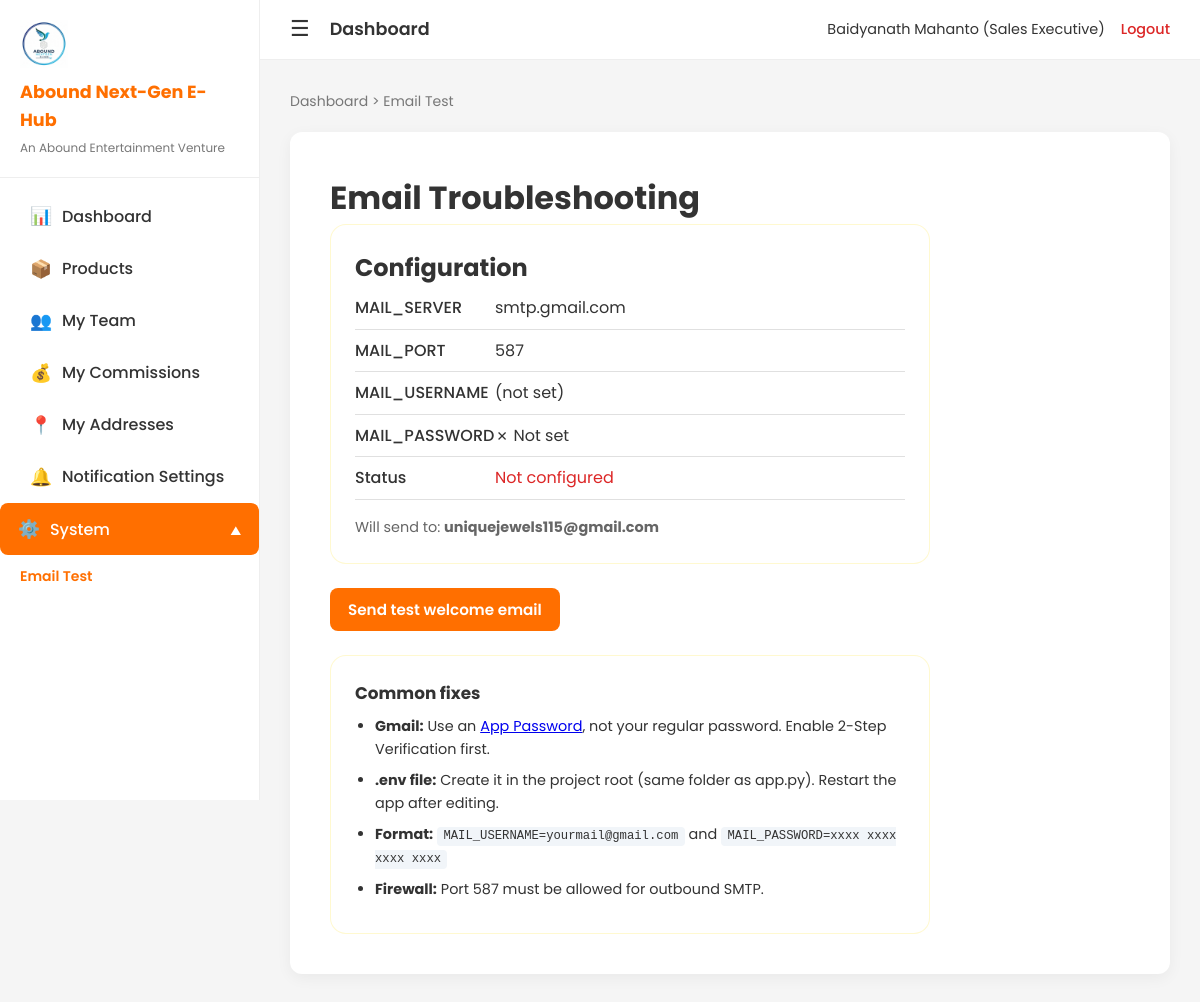
/admin-email-test (signed in), run on the app's committed database.
### app.py (models this page shows, shortened)
class User(db.Model):
    id = db.Column(db.Integer, primary_key=True)
    username = db.Column(db.String(80), unique=True, nullable=False)
    email = db.Column(db.String(120), unique=True, nullable=False)
    password_hash = db.Column(db.String(255), nullable=False)
    full_name = db.Column(db.String(100), nullable=False)
    user_level = db.Column(db.Integer, default=1)  # 1-10 for sales; 0/None = admin/super_admin (no level)
    parent_id = db.Column(db.Integer, db.ForeignKey('user.id'), nullable=True)
    referral_id = db.Column(db.String(12), unique=True, nullable=True)  # ABN + 5 chars
    created_at = db.Column(db.DateTime, default=datetime.utcnow)
    is_active = db.Column(db.Boolean, default=True)
    user_status = db.Column(db.String(20), default='active')  # active, inactive, suspended
    is_admin = db.Column(db.Boolean, default=False)  # Legacy
    user_role = db.Column(db.String(20), default='user')  # user, admin, super_admin
    phone = db.Column(db.String(20), nullable=True)
    address = db.Column(db.String(255), nullable=True)
    position = db.Column(db.String(80), nullable=True)
    children = db.relationship('User', backref=db.backref('parent', remote_side=[id]), lazy='dynamic')
    @property
    def level_name(self):
        r = getattr(self, 'user_role', None)
        if r == 'super_admin':
            return 'Super Admin'
        if r == 'admin':
            return 'Admin'
        for lvl, name in hierarchy_config.LEVELS:
            if lvl == self.user_level:
                return name
        return hierarchy_config.LEVELS[0][1]  # Sales Executive
    @property
    def is_super_admin(self):
        return getattr(self, 'user_role', None) == 'super_admin'
    @property
    def is_admin_role(self):
        r = getattr(self, 'user_role', None)
        return r in ('admin', 'super_admin')
    @property
    def is_sales_user(self):
        return getattr(self, 'user_role', None) == 'user'
    @property
    def is_user_active(self):
        st = getattr(self, 'user_status', None) or 'active'
        if st == 'active':
            return True
        return False

### app.py (the view, shortened to what this page needs)
@app.route('/email-test', methods=['GET', 'POST'])
@app.route('/admin-email-test', methods=['GET', 'POST'])
def email_test():
    if 'user_id' not in session:
        flash('Please log in to test email.', 'error')
        return redirect(url_for('login'))
    user = User.query.get(session['user_id'])
    if not user:
        return redirect(url_for('login'))
    config_ok = bool(app.config['MAIL_USERNAME'] and app.config['MAIL_PASSWORD'])
    return render_template('email_test.html',
        user=user,
        config_ok=config_ok,
        mail_server=app.config['MAIL_SERVER'],
        mail_port=app.config['MAIL_PORT'],
        mail_username=app.config['MAIL_USERNAME'],
        success=None,
        error_msg=None
    )

### templates/email_test.html (shortened to what this page needs)
{% extends "base.html" %}
{% block breadcrumb %}{% if is_admin %}<a href="{{ url_for('admin_dashboard') }}">Dashboard</a> > System > Email Test{% elif current_user %}<a href="{{ url_for('dashboard') }}">Dashboard</a> > Email Test{% endif %}{% endblock %}
{% block content %}
<div class="email-test-page">
    <h1>Email Troubleshooting</h1>
    <div class="config-status">
        <h2>Configuration</h2>
        <table class="config-table">
            <tr><td>MAIL_SERVER</td><td>{{ mail_server or '(not set)' }}</td></tr>
            <tr><td>MAIL_PORT</td><td>{{ mail_port or '(not set)' }}</td></tr>
            <tr><td>MAIL_USERNAME</td><td>{{ mail_username or '(not set)' }}</td></tr>
            <tr><td>MAIL_PASSWORD</td><td>{% if config_ok %}✓ Set{% else %}✗ Not set{% endif %}</td></tr>
            <tr><td>Status</td><td>{% if config_ok %}<span class="status-ok">Configured</span>{% else %}<span class="status-error">Not configured</span>{% endif %}</td></tr>
        </table>
        <p class="config-note">Will send to: <strong>{{ user.email }}</strong></p>
    </div>
    <form method="POST" class="test-form">
        <button type="submit" class="btn btn-primary" {% if not config_ok %}disabled title="Configure email first"{% endif %}>
            Send test welcome email
        </button>
    </form>
    <div class="troubleshoot-tips">
        <h3>Common fixes</h3>
        <ul>
            <li><strong>Gmail:</strong> Use an <a href="https://myaccount.google.com/apppasswords" target="_blank">App Password</a>, not your regular password. Enable 2-Step Verification first.</li>
            <li><strong>.env file:</strong> Create it in the project root (same folder as app.py). Restart the app after editing.</li>
            <li><strong>Format:</strong> <code>MAIL_USERNAME=yourmail@gmail.com</code> and <code>MAIL_PASSWORD=xxxx xxxx xxxx xxxx</code></li>
            <li><strong>Firewall:</strong> Port 587 must be allowed for outbound SMTP.</li>
        </ul>
    </div>
</div>
{% endblock %}

### templates/base.html (shortened to what this page needs)
<!DOCTYPE html>
<html lang="en">
<head>
    <link rel="stylesheet" href="{{ url_for('static', filename='css/style.css') }}?v=3">
</head>
<body class="{% if 'user_id' in session %}internal-layout{% endif %}">
    {% if 'user_id' in session %}
    <aside class="app-sidebar" id="app-sidebar">
        <div class="sidebar-header">
            {% if logo_url %}<img src="{{ logo_url }}" alt="Logo" class="sidebar-logo">{% endif %}
            <h2 class="sidebar-brand">Abound Next-Gen E-Hub</h2>
            <span class="sidebar-subtitle">An Abound Entertainment Venture</span>
        </div>
        <nav class="sidebar-nav">
            {% if is_admin %}
            <div class="sidebar-menu">
                <a href="{{ url_for('admin_dashboard') }}" class="sidebar-item {% if request.endpoint == 'admin_dashboard' %}active{% endif %}">
                    <span class="sidebar-icon">📊</span> Dashboard
                </a>
            </div>
            {% if is_super_admin %}
            <div class="sidebar-accordion" data-menu="users">
                <div class="sidebar-item accordion-toggle {% if request.endpoint in ['admin_users','admin_user','admin_user_create','admin_reassign_user'] %}active{% endif %}">
                    <span class="sidebar-icon">👥</span> User Management
                    <span class="accordion-arrow">▼</span>
                </div>
                <div class="accordion-content">
                    <a href="{{ url_for('admin_users') }}" class="sidebar-subitem {% if request.endpoint == 'admin_users' %}active{% endif %}">All Users</a>
                    <a href="{{ url_for('admin_user_create') }}" class="sidebar-subitem {% if request.endpoint == 'admin_user_create' %}active{% endif %}">Create User</a>
                    <a href="{{ url_for('admin_reassign_user') }}" class="sidebar-subitem {% if request.endpoint == 'admin_reassign_user' %}active{% endif %}">Reassign User</a>
                </div>
            </div>
            {% endif %}
            <div class="sidebar-accordion" data-menu="products">
                <div class="sidebar-item accordion-toggle {% if request.endpoint in ['admin_products','admin_product_add','admin_product_edit'] %}active{% endif %}">
                    <span class="sidebar-icon">📦</span> Products
                    <span class="accordion-arrow">▼</span>
                </div>
                <div class="accordion-content">
                    <a href="{{ url_for('admin_products') }}" class="sidebar-subitem {% if request.endpoint == 'admin_products' %}active{% endif %}">Product List</a>
                    <a href="{{ url_for('admin_product_add') }}" class="sidebar-subitem {% if request.endpoint == 'admin_product_add' %}active{% endif %}">Add Product</a>
                    <a href="{{ url_for('admin_products') }}" class="sidebar-subitem {% if request.endpoint == 'admin_products' %}active{% endif %}">Categories</a>
                </div>
            </div>
            <div class="sidebar-accordion" data-menu="orders">
                <div class="sidebar-item accordion-toggle {% if request.endpoint == 'admin_orders' %}active{% endif %}">
                    <span class="sidebar-icon">🛒</span> Orders
                    <span class="accordion-arrow">▼</span>
                </div>
                <div class="accordion-content">
                    <a href="{{ url_for('admin_orders') }}" class="sidebar-subitem">All Orders</a>
                    <a href="{{ url_for('admin_orders') }}?status=pending" class="sidebar-subitem">Pending Orders</a>
                    <a href="{{ url_for('admin_orders') }}?status=completed" class="sidebar-subitem">Completed Orders</a>
                </div>
            </div>
            <div class="sidebar-accordion" data-menu="commissions">
                <div class="sidebar-item accordion-toggle {% if request.endpoint in ['admin_commissions','admin_wallets'] %}active{% endif %}">
                    <span class="sidebar-icon">💰</span> Commissions
                    <span class="accordion-arrow">▼</span>
                </div>
                <div class="accordion-content">
                    <a href="{{ url_for('admin_commissions') }}" class="sidebar-subitem {% if request.endpoint == 'admin_commissions' %}active{% endif %}">Commission List</a>
                    {% if is_super_admin %}
                    <a href="{{ url_for('admin_wallets') }}" class="sidebar-subitem {% if request.endpoint == 'admin_wallets' %}active{% endif %}">Wallet Balances</a>
                    {% endif %}
                </div>
            </div>
            {% if is_super_admin %}
            <div class="sidebar-accordion" data-menu="reports">
                <div class="sidebar-item accordion-toggle">
                    <span class="sidebar-icon">📈</span> Reports
                    <span class="accordion-arrow">▼</span>
                </div>
                <div class="accordion-content">
                    <a href="/admin-sales-report" class="sidebar-subitem">Sales Report</a>
                    <a href="/admin-commission-report" class="sidebar-subitem">Commission Report</a>
                </div>
            </div>
            <div class="sidebar-menu">
                <a href="{{ url_for('admin_notifications') }}" class="sidebar-item {% if request.endpoint == 'admin_notifications' %}active{% endif %}">
                    <span class="sidebar-icon">📢</span> Notification Center
                </a>
            </div>
            <div class="sidebar-accordion" data-menu="system">
                <div class="sidebar-item accordion-toggle {% if request.endpoint in ['admin_activity_logs','admin_tree_health','admin_recalculate_commission','email_test'] %}active{% endif %}">
                    <span class="sidebar-icon">⚙️</span> System
                    <span class="accordion-arrow">▼</span>
                </div>
                <div class="accordion-content">
                    <a href="{{ url_for('admin_activity_logs') }}" class="sidebar-subitem {% if request.endpoint == 'admin_activity_logs' %}active{% endif %}">Activity Logs</a>
                    <a href="{{ url_for('admin_tree_health') }}" class="sidebar-subitem {% if request.endpoint == 'admin_tree_health' %}active{% endif %}">Tree Health</a>
                    <a href="{{ url_for('admin_recalculate_commission') }}" class="sidebar-subitem {% if request.endpoint == 'admin_recalculate_commission' %}active{% endif %}">Recalc Commission</a>
                    <a href="{{ url_for('email_test') }}" class="sidebar-subitem {% if request.endpoint == 'email_test' %}active{% endif %}">Email Test</a>
                    <a href="{{ url_for('profile_notifications') }}" class="sidebar-subitem {% if request.endpoint == 'profile_notifications' %}active{% endif %}">Notification Settings</a>
                    <a href="{{ url_for('admin_reassign_user') }}" class="sidebar-subitem {% if request.endpoint == 'admin_reassign_user' %}active{% endif %}">Reassign User</a>
                </div>
            </div>
            {% else %}
            <div class="sidebar-menu">
                <a href="{{ url_for('admin_notifications') }}" class="sidebar-item {% if request.endpoint == 'admin_notifications' %}active{% endif %}">
                    <span class="sidebar-icon">📢</span> Notification Center
                </a>
            </div>
            <div class="sidebar-accordion" data-menu="system">
                <div class="sidebar-item accordion-toggle {% if request.endpoint in ['email_test','admin_reassign_user'] %}active{% endif %}">
                    <span class="sidebar-icon">⚙️</span> System
                    <span class="accordion-arrow">▼</span>
                </div>
                <div class="accordion-content">
                    <a href="{{ url_for('email_test') }}" class="sidebar-subitem {% if request.endpoint == 'email_test' %}active{% endif %}">Email Test</a>
                    <a href="{{ url_for('profile_notifications') }}" class="sidebar-subitem {% if request.endpoint == 'profile_notifications' %}active{% endif %}">Notification Settings</a>
                    <a href="{{ url_for('admin_reassign_user') }}" class="sidebar-subitem {% if request.endpoint == 'admin_reassign_user' %}active{% endif %}">Reassign User</a>
                </div>
            </div>
            {% endif %}
            {% else %}
            <div class="sidebar-menu">
                <a href="{{ url_for('dashboard') }}" class="sidebar-item {% if request.endpoint == 'dashboard' %}active{% endif %}">
                    <span class="sidebar-icon">📊</span> Dashboard
                </a>
            </div>
            <div class="sidebar-menu">
                <a href="{{ url_for('products') }}" class="sidebar-item {% if request.endpoint == 'products' %}active{% endif %}">
                    <span class="sidebar-icon">📦</span> Products
                </a>
            </div>
            <div class="sidebar-menu">
                <a href="{{ url_for('my_team') }}" class="sidebar-item {% if request.endpoint == 'my_team' %}active{% endif %}">
                    <span class="sidebar-icon">👥</span> My Team
                </a>
            </div>
            <div class="sidebar-menu">
                <a href="{{ url_for('my_commissions') }}" class="sidebar-item {% if request.endpoint == 'my_commissions' %}active{% endif %}">
                    <span class="sidebar-icon">💰</span> My Commissions
                </a>
            </div>
            <div class="sidebar-menu">
                <a href="{{ url_for('profile_addresses') }}" class="sidebar-item {% if request.endpoint in ['profile_addresses','profile_address_add','profile_address_edit'] %}active{% endif %}">
                    <span class="sidebar-icon">📍</span> My Addresses
                </a>
            </div>
            <div class="sidebar-menu">
                <a href="{{ url_for('profile_notifications') }}" class="sidebar-item {% if request.endpoint == 'profile_notifications' %}active{% endif %}">
                    <span class="sidebar-icon">🔔</span> Notification Settings
                </a>
            </div>
            <div class="sidebar-accordion" data-menu="system">
                <div class="sidebar-item accordion-toggle {% if request.endpoint == 'email_test' %}active{% endif %}">
                    <span class="sidebar-icon">⚙️</span> System
                    <span class="accordion-arrow">▼</span>
                </div>
                <div class="accordion-content">
                    <a href="{{ url_for('email_test') }}" class="sidebar-subitem {% if request.endpoint == 'email_test' %}active{% endif %}">Email Test</a>
                </div>
            </div>
            {% endif %}
        </nav>
    </aside>
    <div class="app-main">
        <header class="app-topbar">
            <div class="topbar-left">
                <button type="button" class="hamburger-btn" id="hamburger-btn" aria-label="Toggle menu">☰</button>
                <span class="topbar-title">{% block topbar_title %}Dashboard{% endblock %}</span>
            </div>
            <div class="topbar-user">
                <span class="topbar-name">{{ current_user.full_name if current_user else session.username }} ({{ current_user.level_name if current_user else session.get('level_name', 'Sales Executive') }})</span>
                <a href="{{ url_for('logout') }}" class="topbar-logout">Logout</a>
            </div>
        </header>
        <div class="app-content">
            <nav class="app-breadcrumb">{% block breadcrumb %}{% endblock %}</nav>
            <div class="main-page-card">
                {% block content %}{% endblock %}
            </div>
        </div>
    </div>
    {% endif %}
</body>
</html>

### data on the page
User: full_name "Baidyanath Mahanto", user_role+user_level "Sales Executive", email "uniquejewels115@gmail.com"

### other printed values
{{ mail_server or '(not set)' }} "smtp.gmail.com"
{{ mail_port or '(not set)' }} "587"
{{ mail_username or '(not set)' }} "(not set)"
